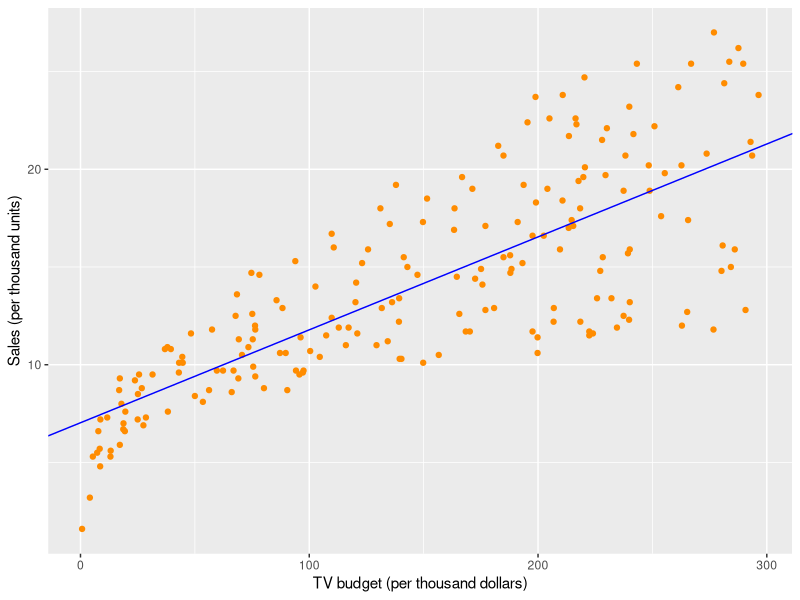
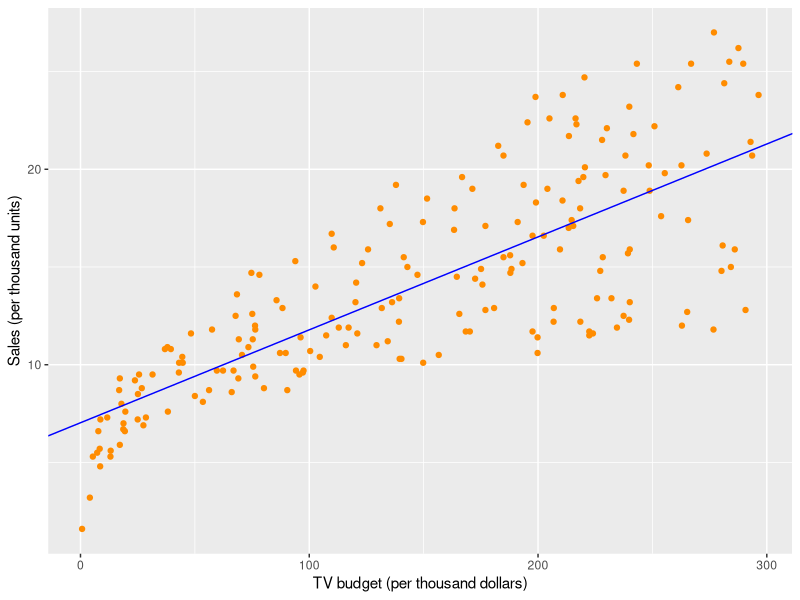

Write R code to recreate these figures, in order.
#########################################################
# Fit linear regression model to the advertising data   #
#########################################################

# read in the data
adsData<- read.csv("./data/Advertising2.csv")

# processing (remove outlier)
outlierIndex <- which(adsData$TV < 0)
adsData <- adsData[-outlierIndex,]

# fit linear model to the data
lmFit <- lm(Sales~TV, data=adsData)

# print coefficients
lmFitCoef <- coef(lmFit)
lmFitCoef

# plot linear fit
library(ggplot2)
ggplot(adsData, aes(x=TV, y=Sales)) + geom_point(col="darkorange") + 
      geom_abline(intercept = lmFitCoef[1], slope = lmFitCoef[2], col="blue") +
      ylab("Sales (per thousand units)") + xlab("TV budget (per thousand dollars)")

#########################################################
# Fit linear regression model to the advertising data   #
#########################################################

# read in the data
adsData<- read.csv("./data/Advertising2.csv")

# processing (remove outlier)
outlierIndex <- which(adsData$TV < 0)
adsData <- adsData[-outlierIndex,]

# fit linear model to the data
lmFit <- lm(Sales~TV, data=adsData)

# print coefficients
lmFitCoef <- coef(lmFit)
lmFitCoef

# plot linear fit
library(ggplot2)
ggplot(adsData, aes(x=TV, y=Sales)) + geom_point(col="darkorange") + 
      geom_abline(intercept = lmFitCoef[1], slope = lmFitCoef[2], col="blue") +
      ylab("Sales (per thousand units)") + xlab("TV budget (per thousand dollars)")
